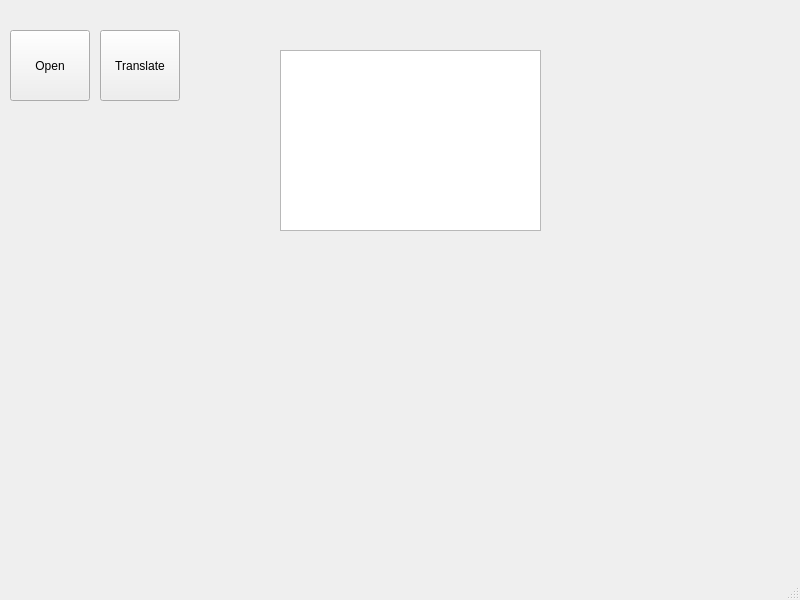
<?xml version="1.0" encoding="UTF-8"?>
<ui version="4.0">
 <class>MainWindow</class>
 <widget class="QMainWindow" name="MainWindow">
  <property name="geometry">
   <rect>
    <x>0</x>
    <y>0</y>
    <width>800</width>
    <height>600</height>
   </rect>
  </property>
  <property name="windowTitle">
   <string>MainWindow</string>
  </property>
  <widget class="QWidget" name="centralwidget">
   <widget class="QPushButton" name="pushButton">
    <property name="geometry">
     <rect>
      <x>10</x>
      <y>30</y>
      <width>80</width>
      <height>71</height>
     </rect>
    </property>
    <property name="text">
     <string>Open</string>
    </property>
   </widget>
   <widget class="QPushButton" name="pushButton_2">
    <property name="geometry">
     <rect>
      <x>100</x>
      <y>30</y>
      <width>80</width>
      <height>71</height>
     </rect>
    </property>
    <property name="text">
     <string>Translate</string>
    </property>
   </widget>
   <widget class="QTextEdit" name="textEdit">
    <property name="geometry">
     <rect>
      <x>280</x>
      <y>50</y>
      <width>261</width>
      <height>181</height>
     </rect>
    </property>
   </widget>
  </widget>
  <widget class="QMenuBar" name="menubar">
   <property name="geometry">
    <rect>
     <x>0</x>
     <y>0</y>
     <width>800</width>
     <height>21</height>
    </rect>
   </property>
  </widget>
  <widget class="QStatusBar" name="statusbar"/>
 </widget>
 <resources/>
 <connections/>
</ui>
